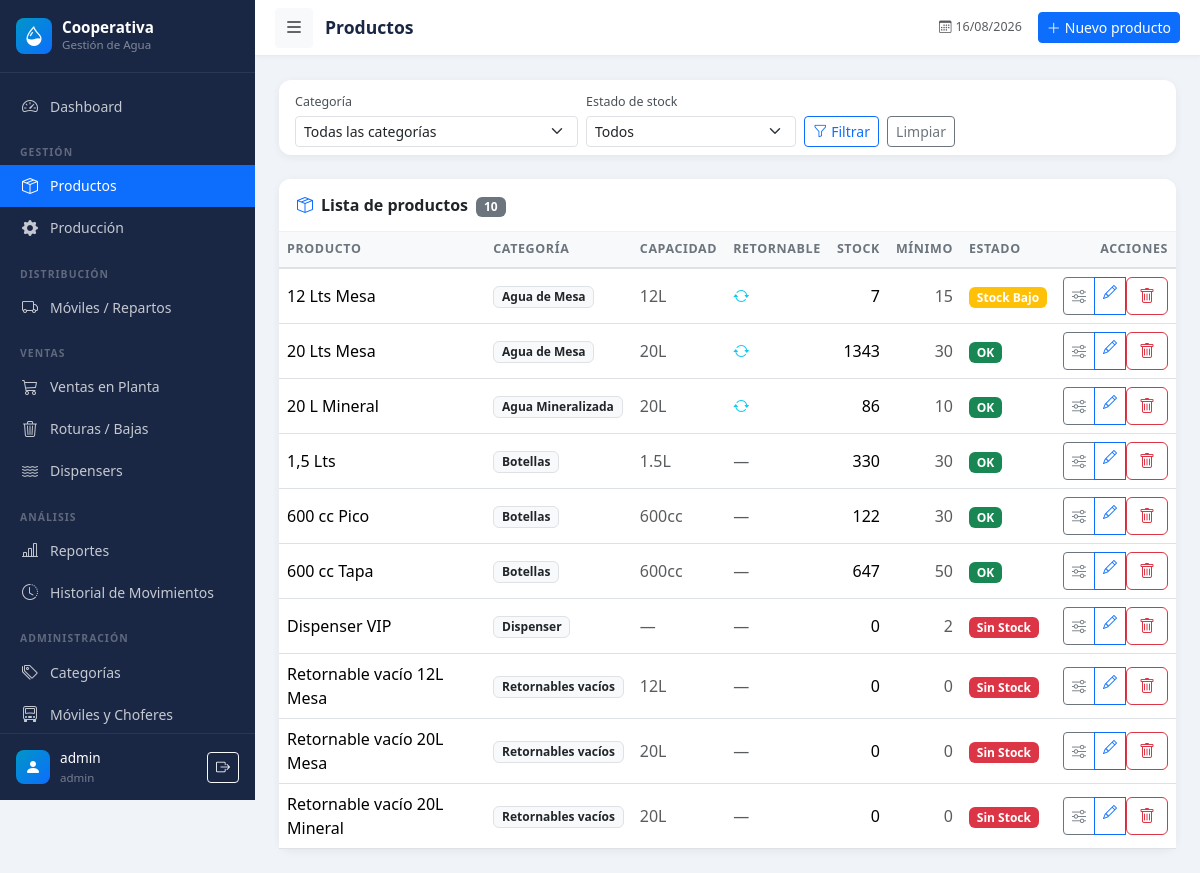
/productos/ (signed in), run on the app's committed database.
### models.py (models this page shows, shortened)
class User(UserMixin, db.Model):
    __tablename__ = 'users'
    id = db.Column(db.Integer, primary_key=True)
    username = db.Column(db.String(80), unique=True, nullable=False)
    email = db.Column(db.String(120), unique=True, nullable=True)
    password_hash = db.Column(db.String(256), nullable=False)
    role = db.Column(db.String(20), default='operator')  # admin, operator, viewer
    active = db.Column(db.Boolean, default=True)
    created_at = db.Column(db.DateTime, default=datetime.utcnow)
    @property
    def is_admin(self):
        return self.role == 'admin'

class Product(db.Model):
    __tablename__ = 'products'
    id = db.Column(db.Integer, primary_key=True)
    name = db.Column(db.String(150), nullable=False)
    category_id = db.Column(db.Integer, db.ForeignKey('categories.id'), nullable=False)
    capacity = db.Column(db.String(50))
    is_returnable = db.Column(db.Boolean, default=False)
    stock = db.Column(db.Integer, default=0)
    min_stock = db.Column(db.Integer, default=0)
    unit = db.Column(db.String(20), default='unidad')
    active = db.Column(db.Boolean, default=True)
    created_at = db.Column(db.DateTime, default=datetime.utcnow)
    @property
    def stock_status(self):
        if self.stock <= 0:
            return 'danger'
        elif self.min_stock > 0 and self.stock <= self.min_stock:
            return 'warning'
        return 'success'
    @property
    def stock_badge(self):
        return {'danger': 'Sin Stock', 'warning': 'Stock Bajo', 'success': 'OK'}.get(self.stock_status, 'OK')

class Category(db.Model):
    __tablename__ = 'categories'
    id = db.Column(db.Integer, primary_key=True)
    name = db.Column(db.String(100), unique=True, nullable=False)
    description = db.Column(db.String(255))
    products = db.relationship('Product', backref='category', lazy=True)

### blueprints/products.py (the view)
@products_bp.route('/')
@login_required
def index():
    category_filter = request.args.get('category', '')
    status_filter = request.args.get('status', '')
    query = Product.query.filter_by(active=True)
    if category_filter:
        query = query.filter_by(category_id=int(category_filter))
    if status_filter == 'bajo':
        query = query.filter(Product.min_stock > 0, Product.stock <= Product.min_stock)
    elif status_filter == 'sin_stock':
        query = query.filter(Product.stock <= 0)
    products = query.order_by(Product.category_id, Product.name).all()
    categories = Category.query.order_by(Category.name).all()
    return render_template('products/index.html',
                           products=products,
                           categories=categories,
                           category_filter=category_filter,
                           status_filter=status_filter)

### templates/products/index.html (shortened to what this page needs)
{% extends 'base.html' %}
{% block page_title %}Productos{% endblock %}
{% block topbar_actions %}
<a href="{{ url_for('products.create') }}" class="btn btn-sm btn-primary">
  <i class="bi bi-plus-lg me-1"></i>Nuevo producto
</a>
{% endblock %}
{% block content %}
<div class="card data-card mb-4">
  <div class="card-body py-2">
    <form method="GET" class="row g-2 align-items-end">
      <div class="col-md-4">
        <label class="form-label smaller mb-1">Categoría</label>
        <select name="category" class="form-select form-select-sm">
          <option value="">Todas las categorías</option>
        </select>
      </div>
      <div class="col-md-3">
        <label class="form-label smaller mb-1">Estado de stock</label>
        <select name="status" class="form-select form-select-sm">
          <option value="">Todos</option>
        </select>
      </div>
      <div class="col-auto">
        <button type="submit" class="btn btn-sm btn-outline-primary">
          <i class="bi bi-funnel me-1"></i>Filtrar
        </button>
        <a href="{{ url_for('products.index') }}" class="btn btn-sm btn-outline-secondary ms-1">Limpiar</a>
      </div>
    </form>
  </div>
</div>
<div class="card data-card">
  <div class="card-header d-flex justify-content-between align-items-center">
    <span><i class="bi bi-box-seam me-2 text-primary"></i>Lista de productos
      <span class="badge bg-secondary ms-1">{{ products|length }}</span>
    </span>
  </div>
  <div class="card-body p-0">
    {% if products %}
    <div class="table-responsive">
      <table class="table table-hover align-middle mb-0">
        <thead class="table-light">
          <tr>
            <th>Producto</th>
            <th>Categoría</th>
            <th>Capacidad</th>
            <th>Retornable</th>
            <th class="text-end">Stock</th>
            <th class="text-end">Mínimo</th>
            <th>Estado</th>
            <th class="text-end">Acciones</th>
          </tr>
        </thead>
        <tbody>
          {% for p in products %}
          <tr>
            <td class="fw-500">{{ p.name }}</td>
            <td><span class="badge bg-light text-dark border">{{ p.category.name }}</span></td>
            <td class="text-muted">{{ p.capacity or '—' }}</td>
            <td>
              {% if p.is_returnable %}
              <i class="bi bi-arrow-repeat text-info" title="Retornable"></i>
              {% else %}
              <span class="text-muted">—</span>
              {% endif %}
            </td>
            <td class="text-end fw-500 stock-{{ p.stock_status }}">{{ p.stock }}</td>
            <td class="text-end text-muted">{{ p.min_stock }}</td>
            <td>
              <span class="badge bg-{{ p.stock_status }}">{{ p.stock_badge }}</span>
            </td>
            <td class="text-end">
              <div class="btn-group btn-group-sm">
                <button class="btn btn-outline-secondary" data-bs-toggle="modal"
                        data-bs-target="#adjustModal{{ p.id }}" title="Ajustar stock">
                  <i class="bi bi-sliders"></i>
                </button>
                <a href="{{ url_for('products.edit', id=p.id) }}" class="btn btn-outline-primary" title="Editar">
                  <i class="bi bi-pencil"></i>
                </a>
                <form method="POST" action="{{ url_for('products.delete', id=p.id) }}"
                      onsubmit="return confirm('¿Desactivar este producto?')">
                  <button type="submit" class="btn btn-outline-danger" title="Desactivar">
                    <i class="bi bi-trash"></i>
                  </button>
                </form>
              </div>
            </td>
          </tr>
          {% endfor %}
        </tbody>
      </table>
    </div>
    {% else %}
    <div class="text-center text-muted p-5">
      <i class="bi bi-box-seam display-4 d-block mb-2"></i>
      No hay productos que coincidan con el filtro.
    </div>
    {% endif %}
  </div>
</div>
{% endblock %}

### templates/base.html (shortened to what this page needs)
<!DOCTYPE html>
<html lang="es">
<head>
  <link href="https://cdn.jsdelivr.net/npm/bootstrap@5.3.2/dist/css/bootstrap.min.css" rel="stylesheet">
  <link href="https://cdn.jsdelivr.net/npm/bootstrap-icons@1.11.3/font/bootstrap-icons.css" rel="stylesheet">
  <link href="{{ url_for('static', filename='css/style.css') }}" rel="stylesheet">
</head>
<body>
<nav id="sidebar">
  <div class="sidebar-header">
    <a href="{{ url_for('dashboard.index') }}" class="sidebar-brand">
      <div class="sidebar-brand-icon">
        <i class="bi bi-droplet-half text-white fs-5"></i>
      </div>
      <div>
        <div class="sidebar-brand-name">Cooperativa</div>
        <div class="sidebar-brand-sub">Gestión de Agua</div>
      </div>
    </a>
  </div>
  <div class="sidebar-nav">
    <ul class="nav flex-column">
      <li class="nav-item">
        <a class="nav-link {% if request.endpoint == 'dashboard.index' %}active{% endif %}"
           href="{{ url_for('dashboard.index') }}">
          <i class="bi bi-speedometer2"></i> Dashboard
        </a>
      </li>
      <li><div class="nav-section-label">Gestión</div></li>
      <li class="nav-item">
        <a class="nav-link {% if request.blueprint == 'products' %}active{% endif %}"
           href="{{ url_for('products.index') }}">
          <i class="bi bi-box-seam"></i> Productos
        </a>
      </li>
      <li class="nav-item">
        <a class="nav-link {% if request.blueprint == 'production' %}active{% endif %}"
           href="{{ url_for('production.index') }}">
          <i class="bi bi-gear-fill"></i> Producción
        </a>
      </li>
      <li><div class="nav-section-label">Distribución</div></li>
      <li class="nav-item">
        <a class="nav-link {% if request.blueprint == 'distribution' %}active{% endif %}"
           href="{{ url_for('distribution.index') }}">
          <i class="bi bi-truck"></i> Móviles / Repartos
        </a>
      </li>
      <li><div class="nav-section-label">Ventas</div></li>
      <li class="nav-item">
        <a class="nav-link {% if request.blueprint == 'sales' %}active{% endif %}"
           href="{{ url_for('sales.index') }}">
          <i class="bi bi-cart3"></i> Ventas en Planta
        </a>
      </li>
      <li class="nav-item">
        <a class="nav-link {% if request.blueprint == 'breakage' %}active{% endif %}"
           href="{{ url_for('breakage.index') }}">
          <i class="bi bi-trash3"></i> Roturas / Bajas
        </a>
      </li>
      <li class="nav-item">
        <a class="nav-link {% if request.blueprint == 'dispensers' %}active{% endif %}"
           href="{{ url_for('dispensers.index') }}">
          <i class="bi bi-water"></i> Dispensers
        </a>
      </li>
      <li><div class="nav-section-label">Análisis</div></li>
      <li class="nav-item">
        <a class="nav-link {% if request.blueprint == 'reports' %}active{% endif %}"
           href="{{ url_for('reports.index') }}">
          <i class="bi bi-bar-chart-line"></i> Reportes
        </a>
      </li>
      <li class="nav-item">
        <a class="nav-link {% if request.endpoint == 'reports.movements' %}active{% endif %}"
           href="{{ url_for('reports.movements') }}">
          <i class="bi bi-clock-history"></i> Historial de Movimientos
        </a>
      </li>
      {% if current_user.is_admin %}
      <li><div class="nav-section-label">Administración</div></li>
      <li class="nav-item">
        <a class="nav-link {% if request.endpoint == 'products.categories' %}active{% endif %}"
           href="{{ url_for('products.categories') }}">
          <i class="bi bi-tags"></i> Categorías
        </a>
      </li>
      <li class="nav-item">
        <a class="nav-link {% if request.endpoint == 'products.vehicles' %}active{% endif %}"
           href="{{ url_for('products.vehicles') }}">
          <i class="bi bi-truck-front"></i> Móviles y Choferes
        </a>
      </li>
      {% endif %}
    </ul>
  </div>
  <div class="sidebar-footer">
    <div class="sidebar-brand-icon" style="width:34px;height:34px;">
      <i class="bi bi-person-fill text-white"></i>
    </div>
    <div class="flex-grow-1 overflow-hidden">
      <div class="sidebar-user-name">{{ current_user.username }}</div>
      <div class="sidebar-user-role">{{ current_user.role }}</div>
    </div>
    <a href="{{ url_for('auth.logout') }}" class="btn btn-sm btn-outline-light flex-shrink-0"
       title="Cerrar sesión">
      <i class="bi bi-box-arrow-right"></i>
    </a>
  </div>
</nav>
<div class="main-content" id="mainContent">
  <header class="top-bar">
    <button class="btn btn-sm btn-light" id="sidebarToggle">
      <i class="bi bi-list fs-5"></i>
    </button>
    <span class="page-title">{% block page_title %}{% endblock %}</span>
    <div class="ms-auto d-flex align-items-center gap-3">
      <span class="text-muted smaller d-none d-md-inline">
        <i class="bi bi-calendar3 me-1"></i>{{ now.strftime('%d/%m/%Y') }}
      </span>
      {% block topbar_actions %}{% endblock %}
    </div>
  </header>
  <div class="content-area">
    {% block content %}{% endblock %}
  </div>
</div>
</body>
</html>

### static/css/style.css (style rules this page uses)
:root { --sidebar-width: 255px; --sidebar-bg: #1a2744; --sidebar-hover: #243564; --sidebar-active: #0d6efd; --sidebar-text: rgba(255, 255, 255, 0.75); --topbar-h: 56px; --accent: #0096c7; --body-bg: #f0f4f8; --card-radius: 12px; }
body { background-color: var(--body-bg); overflow-x: hidden; }
#sidebar { position: fixed; left: 0; top: 0; height: 100vh; width: var(--sidebar-width); background: var(--sidebar-bg); display: flex; flex-direction: column; z-index: 1030; transition: width 0.25s ease, transform 0.25s ease; overflow: hidden; }
.main-content { margin-left: var(--sidebar-width); min-height: 100vh; transition: margin-left 0.25s ease; }
.sidebar-header { padding: 18px 16px; border-bottom: 1px solid rgba(255, 255, 255, 0.08); flex-shrink: 0; }
.sidebar-brand { display: flex; align-items: center; gap: 10px; text-decoration: none; }
.sidebar-brand-icon { width: 36px; height: 36px; background: linear-gradient(135deg, #0096c7, #0d6efd); border-radius: 8px; display: flex; align-items: center; justify-content: center; flex-shrink: 0; }
.sidebar-brand-name { color: #fff; font-weight: 700; font-size: 0.95rem; line-height: 1.2; white-space: nowrap; }
.sidebar-brand-sub { color: rgba(255, 255, 255, 0.45); font-size: 0.72rem; white-space: nowrap; }
.sidebar-nav { flex: 1; overflow-y: auto; padding: 12px 0; }
.nav-section-label { font-size: 0.65rem; font-weight: 700; text-transform: uppercase; letter-spacing: 0.1em; color: rgba(255, 255, 255, 0.3); padding: 14px 20px 4px; margin-top: 4px; white-space: nowrap; }
.sidebar-nav .nav-link { color: var(--sidebar-text); padding: 9px 20px; display: flex; align-items: center; gap: 10px; font-size: 0.875rem; border-radius: 0; transition: background 0.15s, color 0.15s; white-space: nowrap; }
.sidebar-nav .nav-link i { font-size: 1rem; width: 20px; text-align: center; flex-shrink: 0; }
.sidebar-nav .nav-link.active { background: var(--sidebar-active); color: #fff; }
.sidebar-footer { padding: 14px 16px; border-top: 1px solid rgba(255, 255, 255, 0.08); flex-shrink: 0; display: flex; align-items: center; gap: 10px; }
.sidebar-user-name { color: #fff; font-size: 0.85rem; font-weight: 500; white-space: nowrap; }
.sidebar-user-role { color: rgba(255, 255, 255, 0.4); font-size: 0.72rem; white-space: nowrap; }
.top-bar { height: var(--topbar-h); position: sticky; top: 0; z-index: 100; background: #fff; border-bottom: 1px solid #e9ecef; box-shadow: 0 1px 4px rgba(0, 0, 0, 0.04); display: flex; align-items: center; padding: 0 20px; gap: 12px; }
.page-title { font-size: 1.1rem; font-weight: 600; color: #1a2744; white-space: nowrap; }
.content-area { padding: 24px; }
.data-card { border: none; border-radius: var(--card-radius); box-shadow: 0 2px 8px rgba(0, 0, 0, 0.06); }
.data-card .card-header { background: #fff; border-bottom: 1px solid #f0f0f0; border-radius: var(--card-radius) var(--card-radius) 0 0 !important; font-weight: 600; padding: 14px 18px; }
.table th { font-size: 0.78rem; font-weight: 600; text-transform: uppercase; letter-spacing: 0.05em; color: #6c757d; border-bottom: 2px solid #dee2e6; }
.stock-warning { color: #fd7e14; font-weight: 600; }
.stock-danger { color: #dc3545; font-weight: 600; }
.form-label { font-size: 0.85rem; font-weight: 500; color: #495057; margin-bottom: 5px; }
.smaller { font-size: 0.78rem; }
.fw-500 { font-weight: 500; }

### data on the page
User: username "admin", role "admin"
Product: name "12 Lts Mesa", category.name "Agua de Mesa", capacity "12L", is_returnable True (drawn), stock "7", min_stock "15", stock_badge "Stock Bajo"
Product: name "20 Lts Mesa", category.name "Agua de Mesa", capacity "20L", is_returnable True (drawn), stock "1343", min_stock "30", stock_badge "OK"
Product: name "20 L Mineral", category.name "Agua Mineralizada", capacity "20L", is_returnable True (drawn), stock "86", min_stock "10", stock_badge "OK"
Product: name "1,5 Lts", category.name "Botellas", capacity "1.5L", stock "330", min_stock "30", stock_badge "OK"
Product: name "600 cc Pico", category.name "Botellas", capacity "600cc", stock "122", min_stock "30", stock_badge "OK"
Product: name "600 cc Tapa", category.name "Botellas", capacity "600cc", stock "647", min_stock "50", stock_badge "OK"
Product: name "Dispenser VIP", category.name "Dispenser", capacity "—", stock "0", min_stock "2", stock_badge "Sin Stock"
Product: name "Retornable vacío 12L Mesa", category.name "Retornables vacíos", capacity "12L", stock "0", min_stock "0", stock_badge "Sin Stock"
Product: name "Retornable vacío 20L Mesa", category.name "Retornables vacíos", capacity "20L", stock "0", min_stock "0", stock_badge "Sin Stock"
Product: name "Retornable vacío 20L Mineral", category.name "Retornables vacíos", capacity "20L", stock "0", min_stock "0", stock_badge "Sin Stock"

### other printed values
{{ products|length }} "10"
